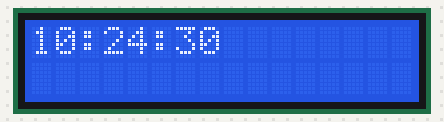
A sketch run on a simulated Arduino Uno, built with avr-gcc and run on an emulated ATmega328P. Parts: 16×2 character LCD. The local clock reads 2024-03-15 10:24:30 at power-on unless the sketch sets it; what the sketch prints to the serial monitor is not drawn.

Above: at 0.1 s.
At 4.2 s:
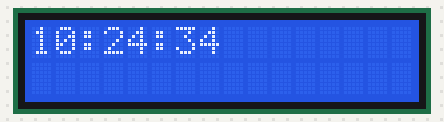
At 9.2 s:
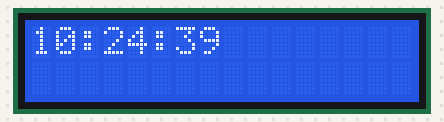
At 19.3 s:
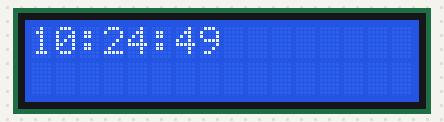
At 28.4 s:
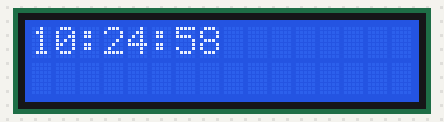
At 38.5 s:
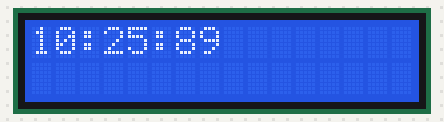

The sketch:

displayRTCtoLCD.ino
```cpp
// (licence header left out)
#include<Wire.h> //communicate between different I2C devices
#include <RTC.h> //allows you to get a clock after setting the initial conditions
#include <LiquidCrystal.h>

static DS3231 RTC; //static so data is preserved
const int rs = 12, en = 11, d4 = 36, d5 = 34, d6 = 32, d7 = 30;
LiquidCrystal lcd(rs, en, d4, d5, d6, d7);


void setup() {

Serial.begin(9600);  //defines baud rate
RTC.begin();
lcd.begin(16, 2);

}

void loop() {

Serial.print(RTC.getMonth());
Serial.print("-");
Serial.print(RTC.getDay());
Serial.print("-");
Serial.print(RTC.getYear());
Serial.print(" ");

Serial.print(RTC.getHours());
Serial.print(":");
Serial.print(RTC.getMinutes());
Serial.print(":");
Serial.print(RTC.getSeconds());
Serial.print("\n");

lcd.setCursor(0, 0);
lcd.print(RTC.getHours());
lcd.print(":");
lcd.print(RTC.getMinutes());
lcd.print(":");
lcd.print(RTC.getSeconds());

delay(1000);
}
```

Measured:
- what the display in image 1 shows lasts 1.0 s, from 4.1 s to 5.1 s
